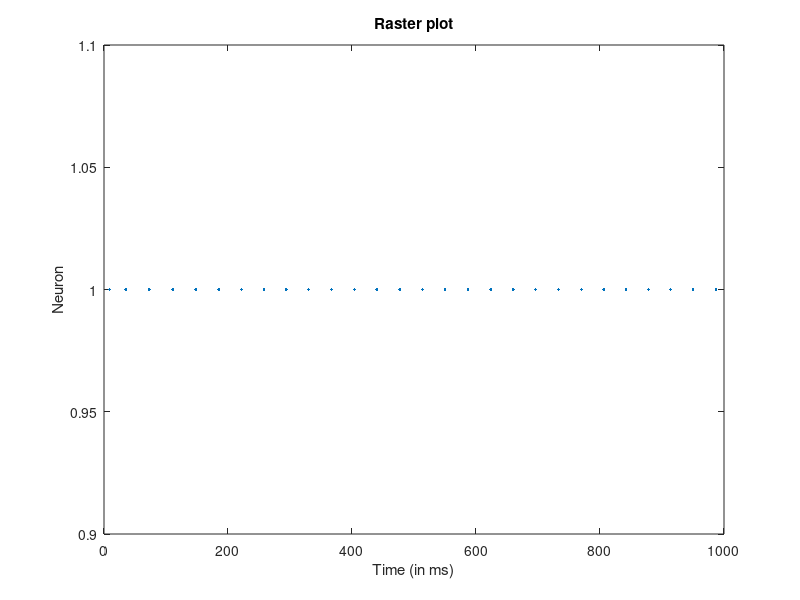
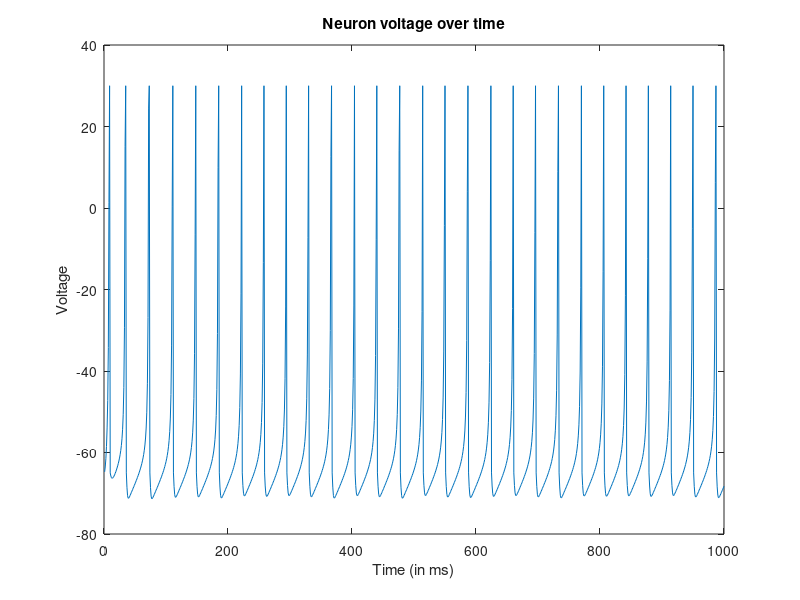

Here is the MATLAB script that generated these plots, in order:
% Created by Eugene M. Izhikevich, February 25, 2003
% Excitatory neurons    Inhibitory neurons
clear all
close all

INITIAL_VOLTAGE=0;

Ne=1;                 
end_of_input=5;

a=[0.03*ones(Ne,1)];   
b=[0.25*ones(Ne,1)];     
c=[-65*ones(Ne,1)];
d=[4*ones(Ne,1)];   


total_firings=[];
firings=[];             % spike timings
v_matrix=[];
v=[];
u=[];
I=[];
for NNeurons=1:(Ne)
I=[I;INITIAL_VOLTAGE];
v=[v;-65];    % Initial values of v
u=[u;b(NNeurons).*v(NNeurons)]; 
end

for t=1:1000           % simulation of 1000 ms
  % thalamic input 
   
   for j=1:numel(v)
       
         x=v(j)+0.04*v(j).^2+5*v(j)+140-u(j)+I(j); 
         if ((x<30) && ((v(j))~=30))
             
                 %The model uses a timestep of 1 ms in case of smaller
                 %steps like 0.5, the model shows some unrealistic
                 %behavior with spikes exceeding 30mV.
                 v(j)=v(j)+1*(0.04*v(j).^2+5*v(j)+140-u(j)+I(j)); 
%                   v(j)=v(j)+0.5*(0.04*v(j).^2+5*v(j)+140-u(j)+I(j)); 
%                   v(j)=v(j)+0.5*(0.04*v(j).^2+5*v(j)+140-u(j)+I(j)); 
                  
               
                 u(j)=u(j)+a(j).*(b(j).*v(j)-u(j));  
                               
           %If the voltage is 30 update it to the post-firing condition
              elseif v(j)==30
              
                  v(j)=c(j);
                  u(j)=u(j)+d(j);
            %If the new voltage will get over 30 then make it 30 
              elseif x>30
                  
                  v(j)=30;
          end
   end
              
  fired=find(v==30);    % indices of spikes
  firings=[firings; t+0*fired,fired];
  v_matrix=[v_matrix v]; 
  
  if(t<end_of_input)      
    I=t*ones(Ne,1);
  end
end


figure
plot(firings(:,1),firings(:,2),'.');
xlabel('Time (in ms)');
ylabel('Neuron');
title('Raster plot');


figure
plot(1:t,v_matrix);
xlabel('Time (in ms)');
ylabel('Voltage');
title('Neuron voltage over time');
%Display the number of firings.
disp(['There was a total of ' num2str(numel(firings)) ' firings']);
